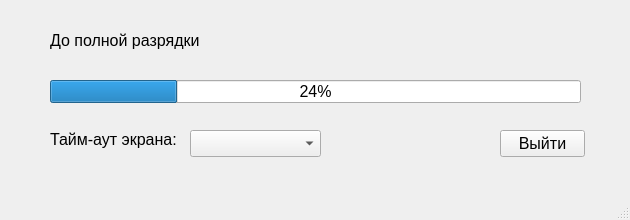
<?xml version="1.0" encoding="UTF-8"?>
<ui version="4.0">
 <class>MainWindow</class>
 <widget class="QMainWindow" name="MainWindow">
  <property name="geometry">
   <rect>
    <x>0</x>
    <y>0</y>
    <width>630</width>
    <height>220</height>
   </rect>
  </property>
  <property name="minimumSize">
   <size>
    <width>630</width>
    <height>220</height>
   </size>
  </property>
  <property name="maximumSize">
   <size>
    <width>630</width>
    <height>220</height>
   </size>
  </property>
  <property name="font">
   <font>
    <pointsize>12</pointsize>
   </font>
  </property>
  <property name="windowTitle">
   <string>Battery Status</string>
  </property>
  <widget class="QWidget" name="centralWidget">
   <widget class="QComboBox" name="timeoutComboBox">
    <property name="geometry">
     <rect>
      <x>190</x>
      <y>130</y>
      <width>131</width>
      <height>27</height>
     </rect>
    </property>
   </widget>
   <widget class="QLabel" name="connectTypeLabel">
    <property name="geometry">
     <rect>
      <x>50</x>
      <y>30</y>
      <width>161</width>
      <height>20</height>
     </rect>
    </property>
    <property name="text">
     <string>До полной разрядки</string>
    </property>
   </widget>
   <widget class="QLabel" name="timeToLabel">
    <property name="geometry">
     <rect>
      <x>230</x>
      <y>30</y>
      <width>520</width>
      <height>20</height>
     </rect>
    </property>
    <property name="text">
     <string/>
    </property>
   </widget>
   <widget class="QLabel" name="timeoutLabel">
    <property name="geometry">
     <rect>
      <x>50</x>
      <y>130</y>
      <width>150</width>
      <height>19</height>
     </rect>
    </property>
    <property name="text">
     <string>Тайм-аут экрана:</string>
    </property>
   </widget>
   <widget class="QProgressBar" name="levelProgressBar">
    <property name="geometry">
     <rect>
      <x>50</x>
      <y>80</y>
      <width>531</width>
      <height>23</height>
     </rect>
    </property>
    <property name="value">
     <number>24</number>
    </property>
   </widget>
   <widget class="QPushButton" name="pushButton">
    <property name="geometry">
     <rect>
      <x>500</x>
      <y>130</y>
      <width>85</width>
      <height>27</height>
     </rect>
    </property>
    <property name="text">
     <string>Выйти</string>
    </property>
   </widget>
  </widget>
  <widget class="QMenuBar" name="menuBar">
   <property name="geometry">
    <rect>
     <x>0</x>
     <y>0</y>
     <width>630</width>
     <height>32</height>
    </rect>
   </property>
  </widget>
  <widget class="QStatusBar" name="statusBar"/>
 </widget>
 <layoutdefault spacing="6" margin="11"/>
 <resources/>
 <connections/>
</ui>
